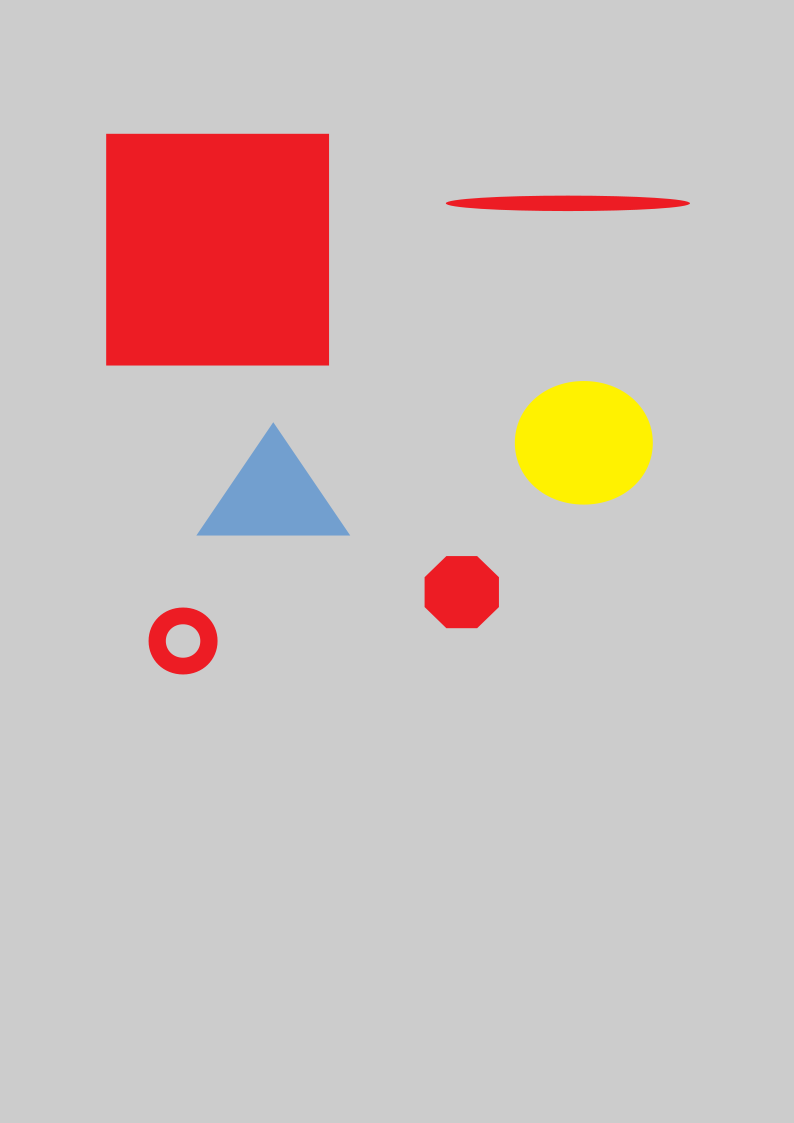
//> input picture media/block.png, 794 x 1123 px
$ ./cv17   (built with g++ and OpenCV 4)
//> lines starting //> are read from the running program, lines starting //| are printed output that depends on the picture; after the words box and inside, x2 and y2 are one past the last pixel; in counts of white or black regions, pixels touching at a corner belong together
#include <iostream>
#include <opencv2/highgui/highgui.hpp>
#include <opencv2/imgproc/imgproc.hpp>
using namespace std;
using namespace cv;

// 抽出する画像の輝度値の範囲を指定
#define B_MAX 100
#define B_MIN 0
#define G_MAX 100
#define G_MIN 0
#define R_MAX 255
#define R_MIN 100

// メイン関数
int main(void)
{
	// 入力画像名(ファイルパス)
	string input_filename = "../media/block.png";

	// 画像を3チャンネル(BGR)で読み込む
	Mat input_image_rgb = imread(input_filename, CV_LOAD_IMAGE_COLOR);
//> input_image_rgb is the input picture: 1123 rows x 794 cols, CV_8UC3; mean B, G, R 189.3, 191.9, 206.2
	if (input_image_rgb.empty()) {
		cerr << "入力画像が見つかりません" << endl;
		return -1;
	}

	// 表示して確認
	namedWindow("input_RGB");
	imshow("input_RGB", input_image_rgb);

	// 結果保存用Matを定義
	Mat mask_image, output_image_rgb;

	// inRangeを用いてフィルタリング
	Scalar s_min = Scalar(B_MIN, G_MIN, R_MIN);
	Scalar s_max = Scalar(B_MAX, G_MAX, R_MAX);
	inRange(input_image_rgb, s_min, s_max, mask_image);
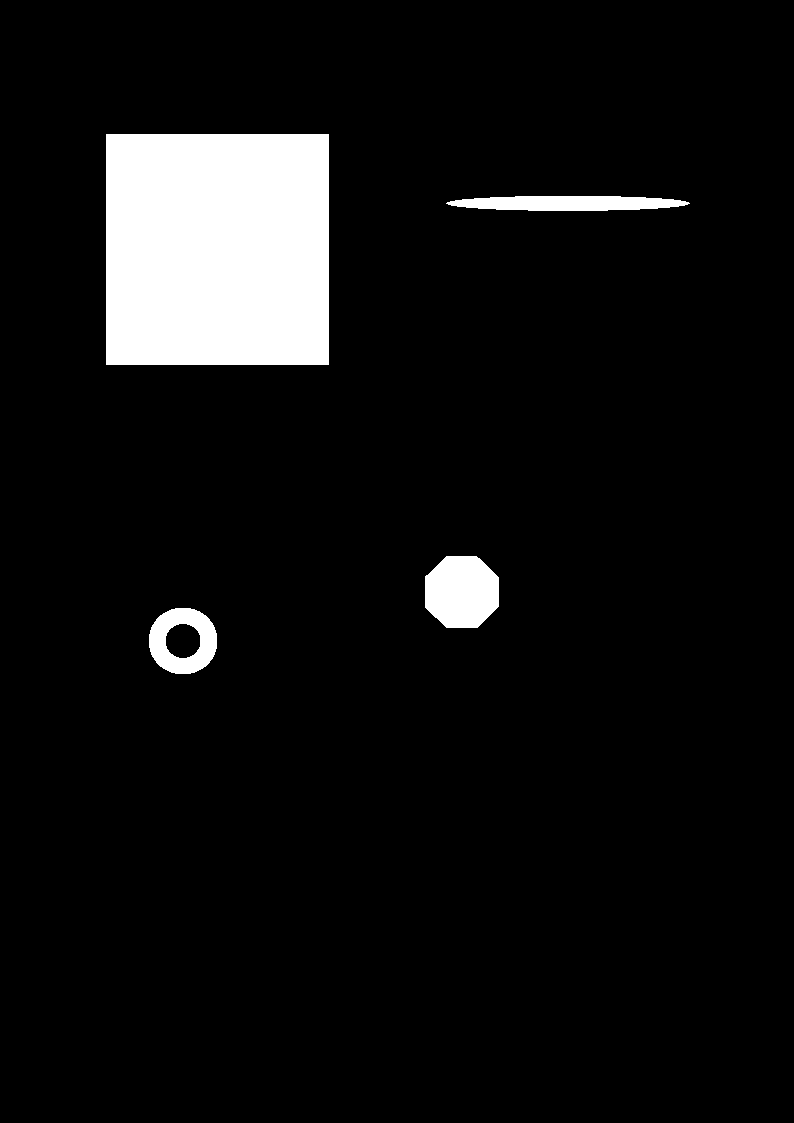
//> mask_image: 1123 rows x 794 cols, CV_8UC1; 6.9% white; 4 white regions

	// マスク画像を表示
	namedWindow("mask");
	imshow("mask", mask_image);
	imwrite("../media/mask.jpg", mask_image);

	vector<vector<Point> > countours;
	findContours(mask_image, countours, CV_RETR_EXTERNAL, CV_CHAIN_APPROX_NONE);
//> countours = 4 contours; box (x1, y1, x2, y2) and area: (106, 134, 329, 365) 51060, (425, 556, 499, 628) 4311, (149, 608, 217, 674) 3528, (446, 196, 690, 211) 2670

	double max_area=0;
	int max_area_countour=-1;

	for(int j=0;j<countours.size();j++){
		double area=contourArea(countours.at(j));
		if(max_area<area){
			max_area=area;
			max_area_countour=j;
		}
	}
//> this loop made 4 passes
//> (area, max_area) on passes 1, 2, 4: (3528, 3528), (4311, 4311), (51060, 51060)
//> area on pass 3: 2670
//> after the loop, max_area = 51060; max_area_countour = 3

	int count=countours.at(max_area_countour).size();
//> count = 904
	double x=0;
	double y=0;

	for(int k=0;k<count;k++){
		x+=countours.at(max_area_countour).at(k).x;
		y+=countours.at(max_area_countour).at(k).y;
	}
//> this loop made 904 passes
//> (x, y) on passes 1 to 3: (106, 134), (212, 269), (318, 405)
//> after the loop, x = 196168; y = 225096

	x/=count;
//> x = 217
	y/=count;
//> y = 249

	vector<vector<Point> > contours_subset;
	contours_subset.push_back(countours.at(max_area_countour));
//> contours_subset = 1 contour; box (x1, y1, x2, y2) and area: (106, 134, 329, 365) 51060

	// マスクを基に入力画像をフィルタリング
	input_image_rgb.copyTo(output_image_rgb, mask_image);
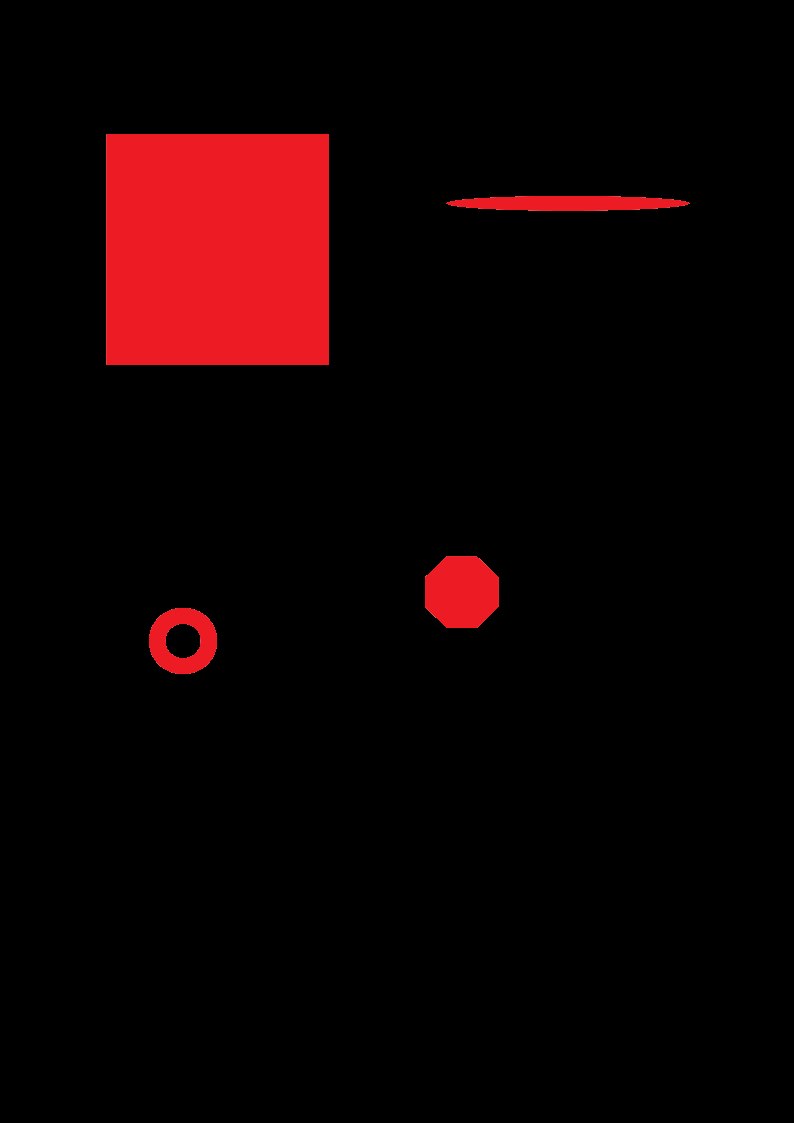
//> output_image_rgb: 1123 rows x 794 cols, CV_8UC3; mean B, G, R 2.5, 2, 16.4

	drawContours(output_image_rgb, contours_subset,-1,Scalar(0,255,0), 4);

	circle(output_image_rgb, Point(x,y), 100, Scalar(255,0,0), 3, 4);
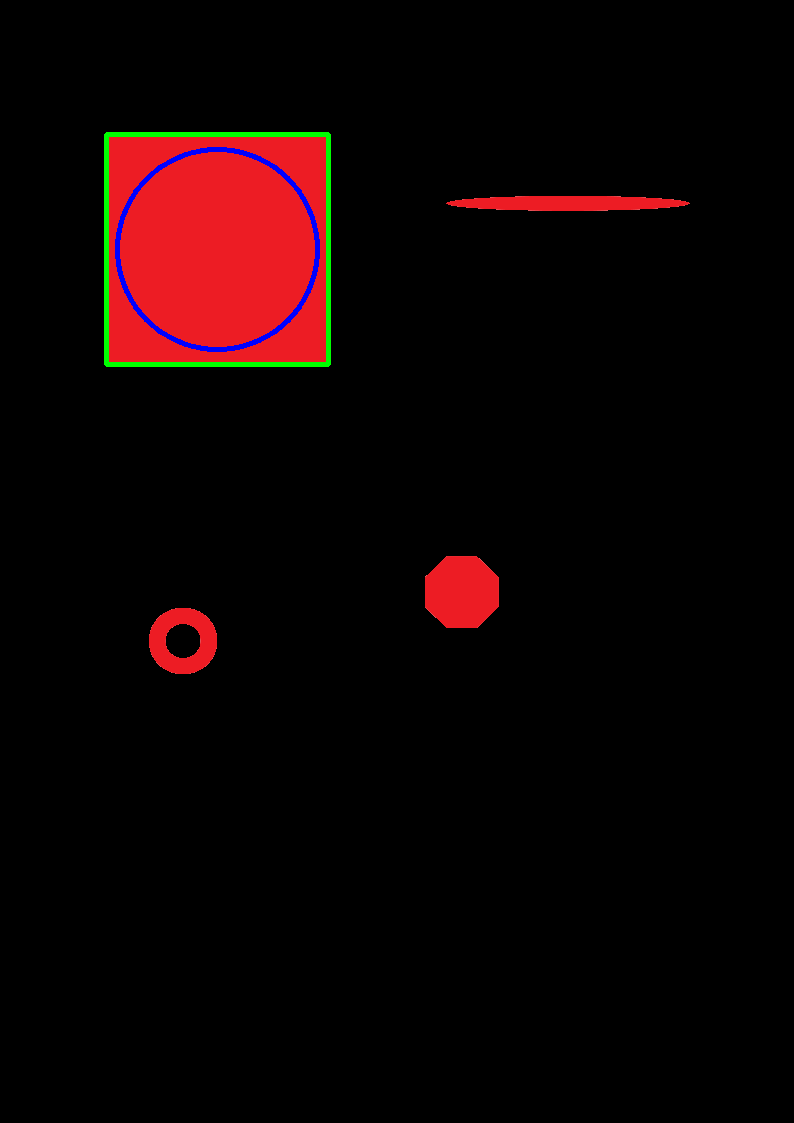
//> output_image_rgb: 1123 rows x 794 cols, CV_8UC3; mean B, G, R 3.2, 3.1, 14.8

	// 結果の表示と保存
	namedWindow("output");
	imshow("output", output_image_rgb);
	imwrite("../media/output.jpg", output_image_rgb);
	waitKey(0);

	return 0;
}
